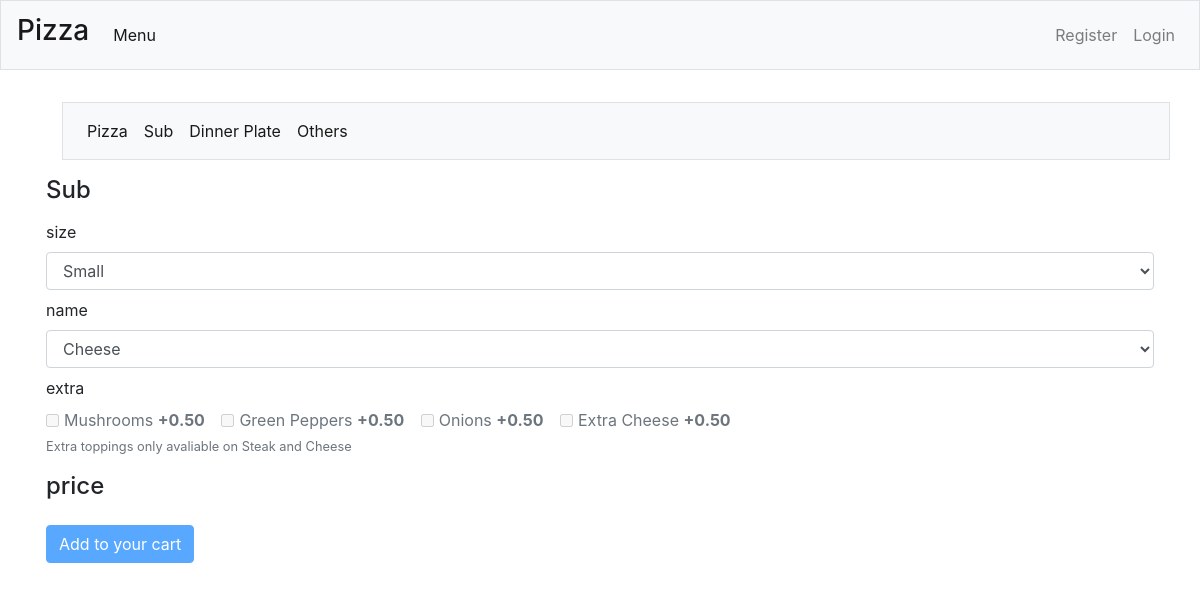
Page /sub/ on the committed database.
### orders/models.py (models this page shows, shortened)
class Extra(models.Model):
    name = models.CharField(max_length=20)
    price = models.DecimalField(max_digits=5, decimal_places=2)

### orders/views.py (the view)
# urls.py: path("sub/", views.sub, name="sub"),
def sub(request):
    context = {
        "user": request.user,
        "sub": Sub.objects.all(),
        "extra": Extra.objects.all(),
    }
    return render(request, "orders/sub.html", context)

### orders/templates/orders/sub.html (shortened to what this page needs)
{% extends 'orders/layout.html' %} {% block title %} home {% endblock title %}
{% block body %}
	<div class=row>
		<div class="col-12 m-3">{% include "orders/m_nav.html" %}</div>
	</div>
	<div class="row">
		<div class="col-sm">
			<form method="post" action="{% url 'additem' %}">
			<h4>Sub</h4>
			<label class="mt-2" for="sub_size">size</label>
			<select class="form-control" id="sub_size" name="sub_size" onchange="sub_price_render()" required>
				<option value="S">Small</option>
			</select>
			<label class="mt-2" for="sub_name">name</label>
			<select class="form-control" id="sub_name" name="sub_name" onchange="sub_price_render()" required>
				{% for s in sub %}
					{% if s.size != 'L' %}
						<option value="{{ s.name }}">{{s.name}}</option>
					{% endif %}
				{% endfor %}
			</select>
			<label class="mt-2" for="extra_header">extra</label>
			<div id="extra_box">
				{% for e in extra %}
					<div class="form-check form-check-inline">
						<input
						class="extra_name form-check-input"
						type="checkbox"
						name="extra_name"
						onclick="add_extra()"
						id="{{ e.name }}"
						value="{{ e.name }}"
						data-price="{{ e.price }}"
						disabled
						>
						<label class="form-check-label" for="{{ e.name }}">{{e.name}} <b>+{{e.price}}</b></label>
					</div>
				{% endfor %}
				<small id="extraHelp" class="form-text text-muted">Extra toppings only avaliable on Steak and Cheese</small>
			</div>
			<h4 class="mt-3" for="sub_price">price</h4>
			<button type="submit" id="sub_button" class="btn btn-primary mt-3" disabled>Add to your cart</button>
			</form>
		</div>
	</div>
{% endblock body %}

### rows in the picture
Extra: name "Mushrooms", price "0.50"
Extra: name "Green Peppers", price "0.50"
Extra: name "Onions", price "0.50"
Extra: name "Extra Cheese", price "0.50"

### other values in the picture
form field sub_name "Cheese"
